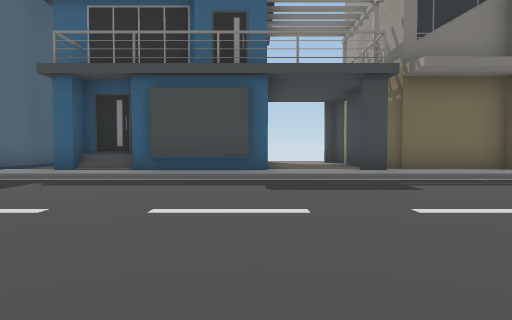
view 1 (above)

20 first-person views from a walk through a 3-D level made in the Unity game engine. The camera is 1.2 m above the floor, tilts 2° down and sees 70° across. The floor is counted in squares, 2 m on a side. Each view is taken from the middle of a square. On the plan, view 1 faces up. The plan holds only what a view shows up to about 10 squares ahead; the rest is blank. The place goes on beyond the plan. The player is left out.

view 2
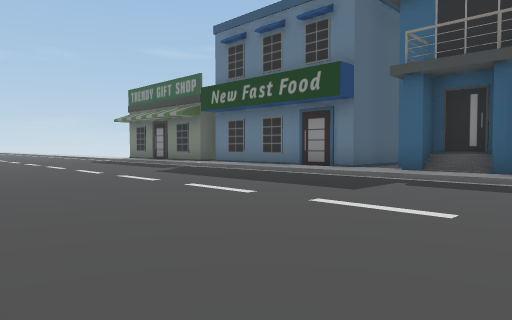

view 3
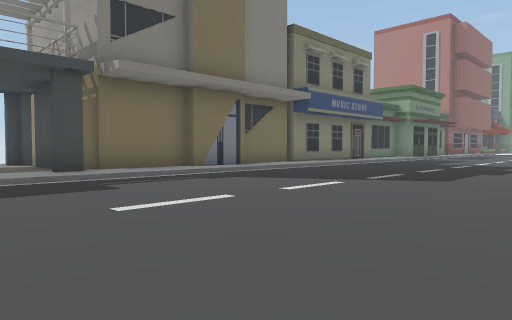

view 4
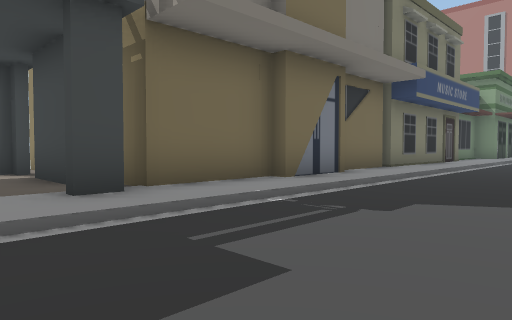

view 5
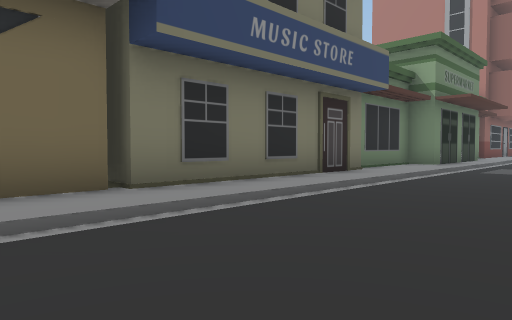

view 6
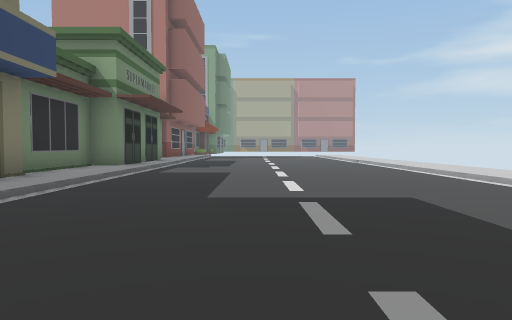

view 7
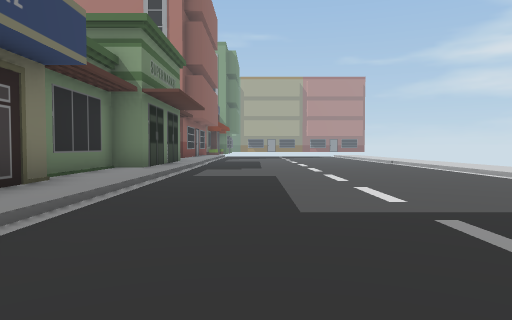

view 8
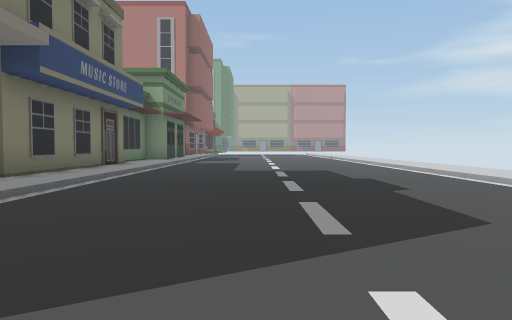

view 9
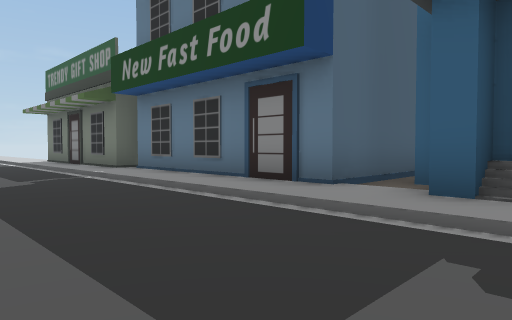

view 10
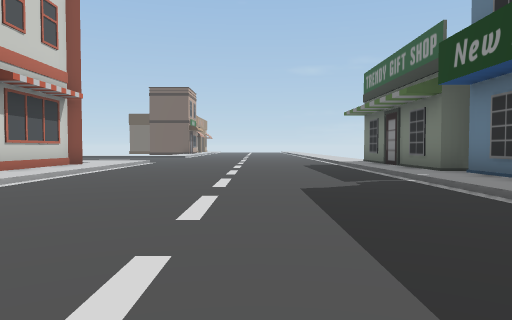

view 11
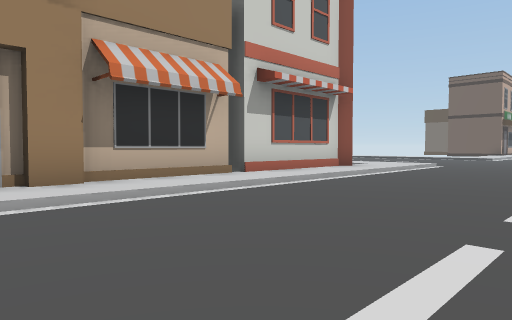

view 12
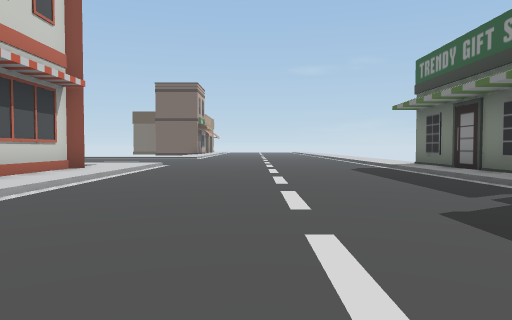

view 13
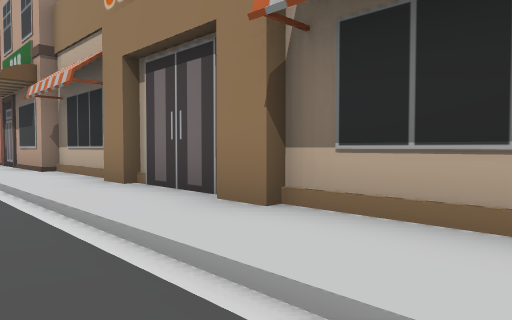

view 14
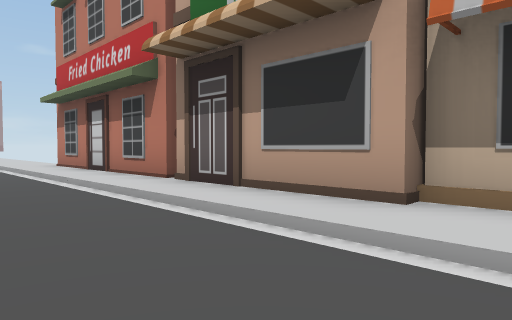

view 15
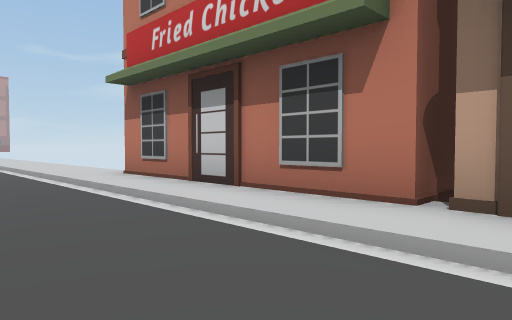

view 16
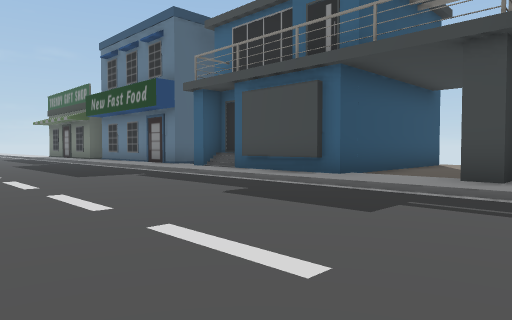

view 17
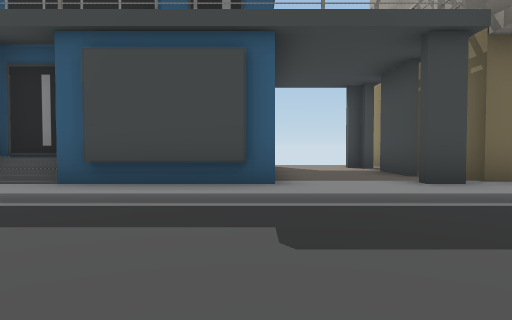

view 18
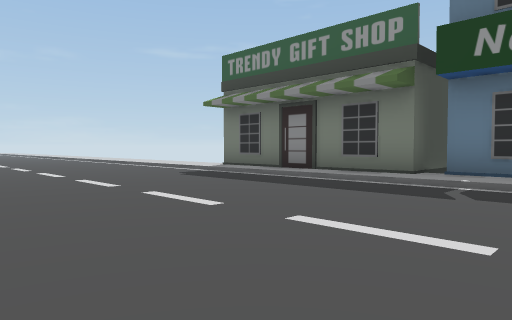

view 19
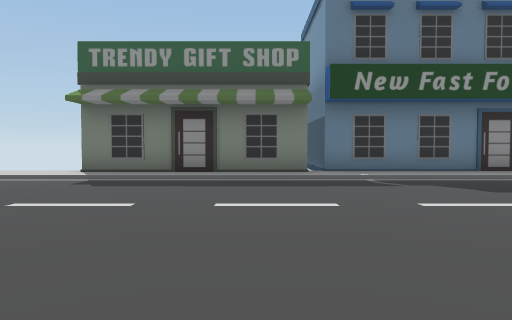

view 20
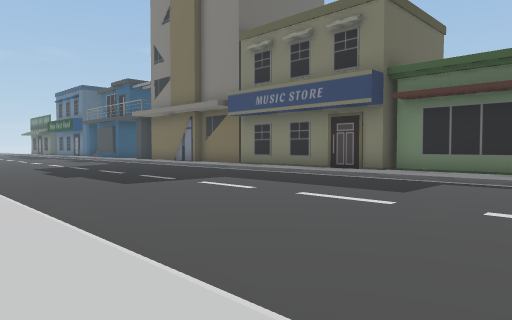

### Floor plan
Key: @ floor where view 1 was taken; # wall or solid block; . main floor; : floor 0.25 m higher than the main floor; / step, stairs or slope; B building.
Columns run from 16 left of view 1 to 20 right of it. Each row starts with its distance up from view 1.
 14                    B
 13                 #  :B
 12                 #::#
 11           B     #::#
 10     #     B##   #::#
  9     #BBBBBB:### #:::BB  BB######BBBB
  8 #####:::::::#/###::#B:BB::::::##:::BB
  7 /////////////////////////////////////
  6 .....................................
  5 .....................................
  4 .....................................
  3 .....................................
  2 .....................................
  1 .....................................
  0 ////////////////@////////////////////
 -1 :/:::::::::::::::/::::::::::::: :::::
 -2  ########################

Where each view was taken, in squares from view 1:
view 1: 0 up, 0 right, facing up
view 2: 0 up, 1 left, facing up-left
view 3: 0 up, 0 right, facing up-right
view 4: 4 up, 1 right, facing up-right
view 5: 4 up, 8 right, facing up-right
view 6: 4 up, 9 right, facing right
view 7: 5 up, 10 right, facing right
view 8: 4 up, 4 right, facing right
view 9: 4 up, 3 left, facing up-left
view 10: 4 up, 4 left, facing left
view 11: 4 up, 6 left, facing down-left
view 12: 3 up, 6 left, facing left
view 13: 1 up, 10 left, facing down-right
view 14: 2 up, 3 left, facing down-right
view 15: 2 up, 1 right, facing down-right
view 16: 2 up, 4 right, facing up-left
view 17: 3 up, 0 right, facing up
view 18: 1 up, 9 left, facing up-left
view 19: 1 down, 13 left, facing up
view 20: 1 down, 20 right, facing up-left
